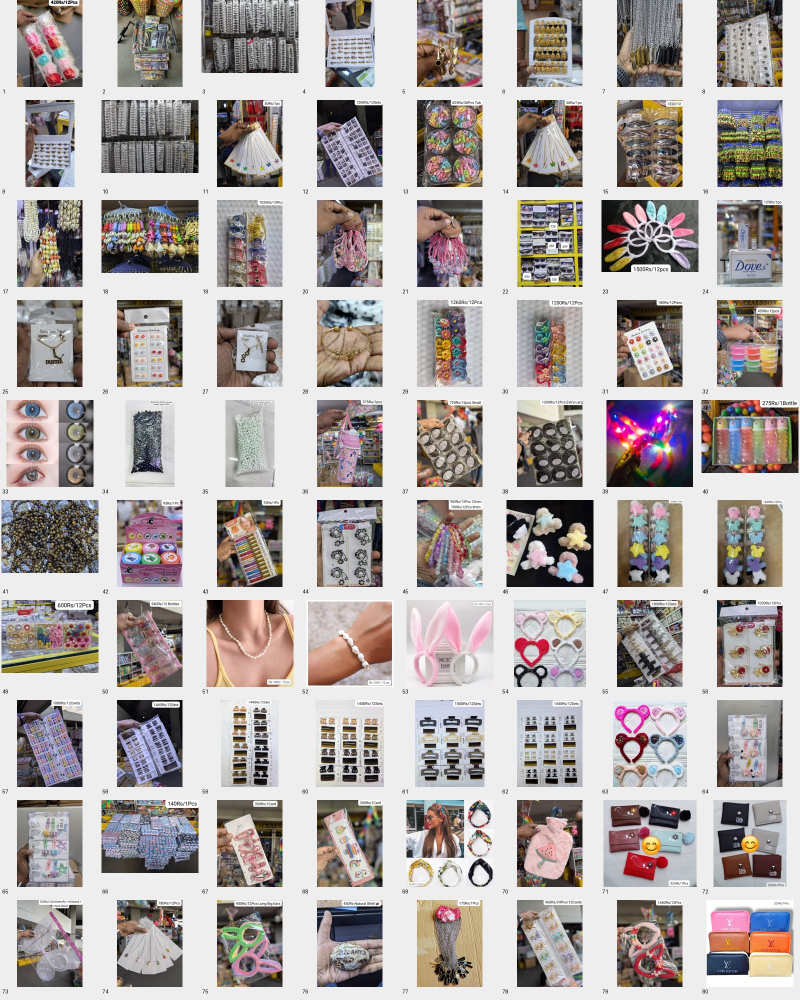
#> input picture PRODUCT_PHOTOS/_Review/contact-01.jpg, 1600 x 2000 px, given as the content of the folder E:/CEAESSON WHOLESALE ITEMS, which was not available (shown at 1/2 size)
$ python prepare.py
#> lines starting #> are read from the running program, lines starting #| are printed output that depends on the picture; pictures that were not available may be replaced by others from this repository, and a replacement may not be noted
from pathlib import Path
from PIL import Image, ImageOps, ImageDraw
import csv, hashlib

root = Path(r'E:\CEAESSON WHOLESALE ITEMS')
out = root / 'PRODUCT_PHOTOS' / '_Review'
files = sorted(root.glob('*.jpg'))
rows = []
for i, p in enumerate(files, 1):
    rows.append({'image_id':i,'filename':p.name,'sha256':hashlib.sha256(p.read_bytes()).hexdigest(),'product_folder':'','review_status':'pending'})
with (out/'inventory.csv').open('w', newline='', encoding='utf-8-sig') as f:
    w=csv.DictWriter(f, fieldnames=rows[0].keys()); w.writeheader(); w.writerows(rows)
for start in range(0,len(files),80):
    sheet=Image.new('RGB',(1600,2000),'#eeeeee'); draw=ImageDraw.Draw(sheet)
#> after `sheet = Image.new('RGB', (1600, 2000), '#eeeeee')`: sheet: PIL image 1600x2000 RGB; every value is 238
    for k,p in enumerate(files[start:start+80]):
        x=(k%8)*200; y=(k//8)*200
        try:
            with Image.open(p) as im:
#> im is the input picture: PIL image 1600x2000 RGB; mean R, G, B 177.1, 170.4, 168.9
                thumb=ImageOps.contain(ImageOps.exif_transpose(im).convert('RGB'),(194,174))
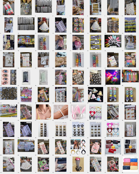
#> thumb: PIL image 139x174 RGB; mean R, G, B 177.1, 170.4, 168.9
                sheet.paste(thumb,(x+(200-thumb.width)//2,y))
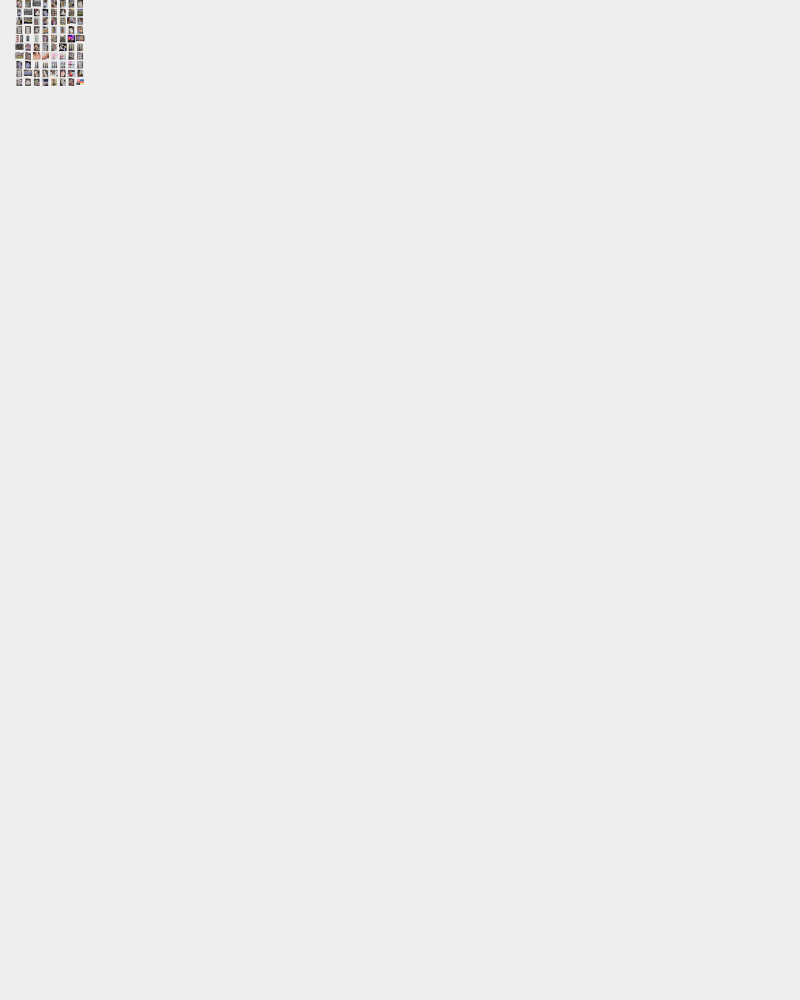
#> sheet: PIL image 1600x2000 RGB (shown at 1/2 size); mean R, G, B 237.5, 237.5, 237.5
            draw.text((x+5,y+177),str(start+k+1),fill='black')
        except Exception as e: draw.text((x+5,y+20),'Unreadable',fill='red')
    sheet.save(out/f'contact-{start//80+1:02}.jpg',quality=90)
print(f'Inventoried {len(files)} photos; created {(len(files)+79)//80} review sheets.')

$ run again, on PRODUCT_PHOTOS/_Review/contact-06.jpg
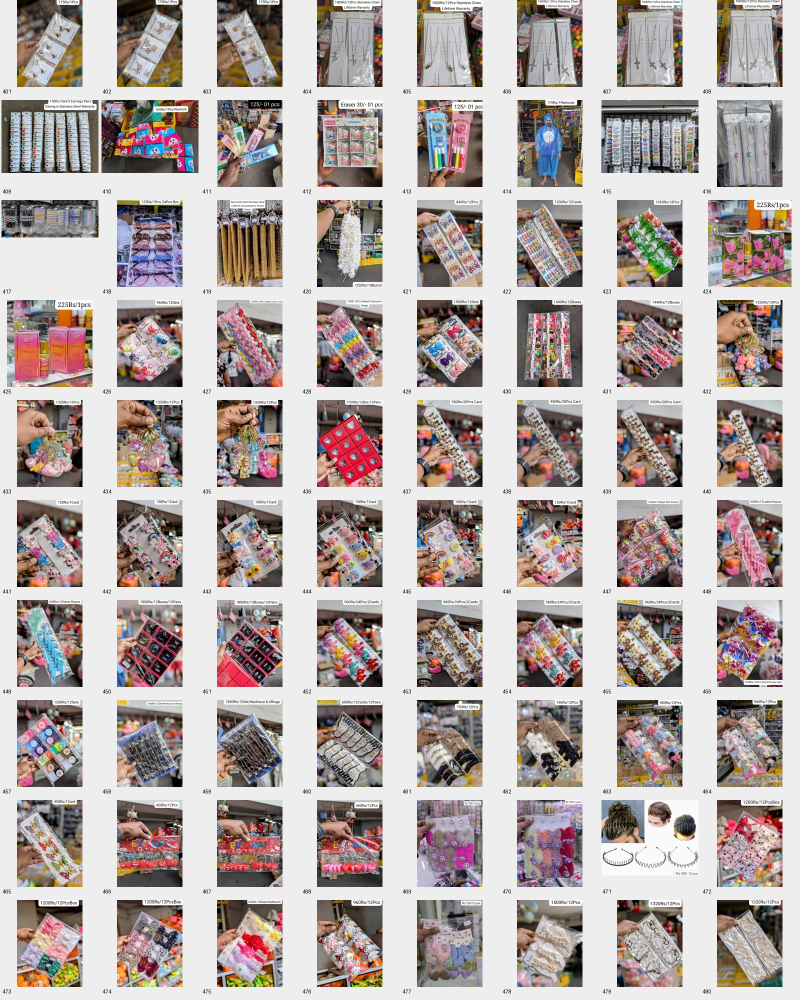
#> input picture PRODUCT_PHOTOS/_Review/contact-06.jpg, 1600 x 2000 px, given as the content of the folder E:/CEAESSON WHOLESALE ITEMS, which was not available (shown at 1/2 size)
#> im is the input picture: PIL image 1600x2000 RGB; mean R, G, B 180.2, 170.1, 167.7
#> `thumb=ImageOps.contain(ImageOps.exif_transpose(im).convert('RGB'),(194..`:
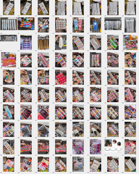
#> thumb: PIL image 139x174 RGB; mean R, G, B 180.1, 170.1, 167.7
#> `sheet.paste(thumb,(x+(200-thumb.width)//2,y))`:
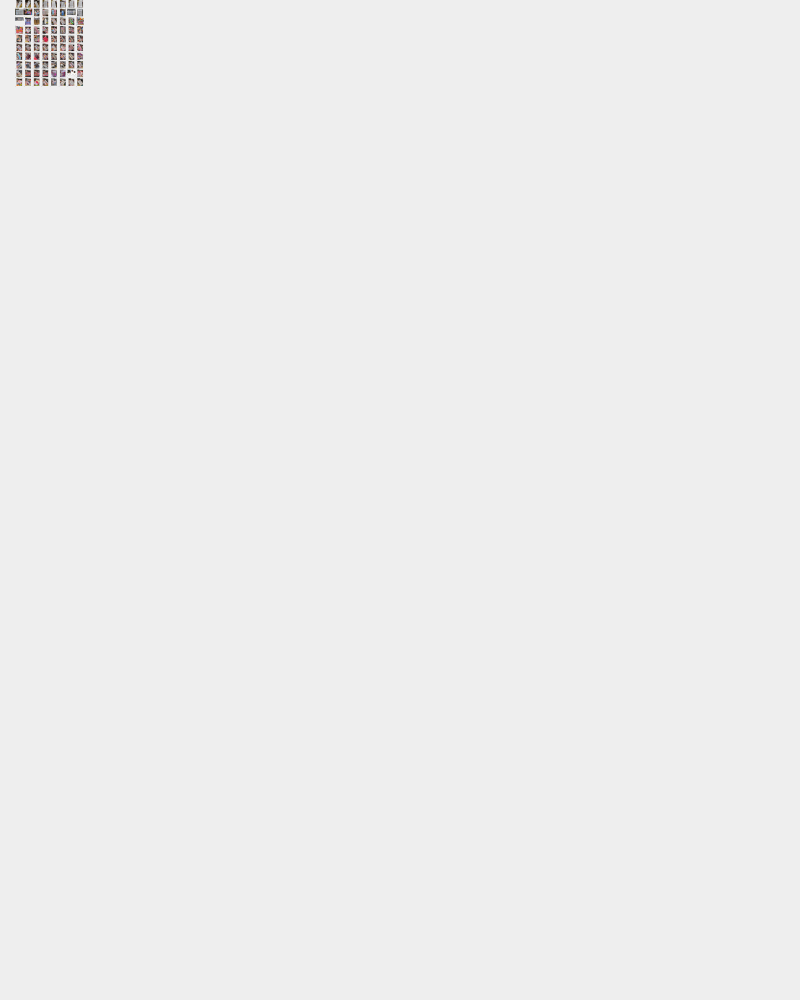
#> sheet: PIL image 1600x2000 RGB (shown at 1/2 size); mean R, G, B 237.6, 237.5, 237.5

$ run again, on PRODUCT_PHOTOS/_Review/contact-07.jpg
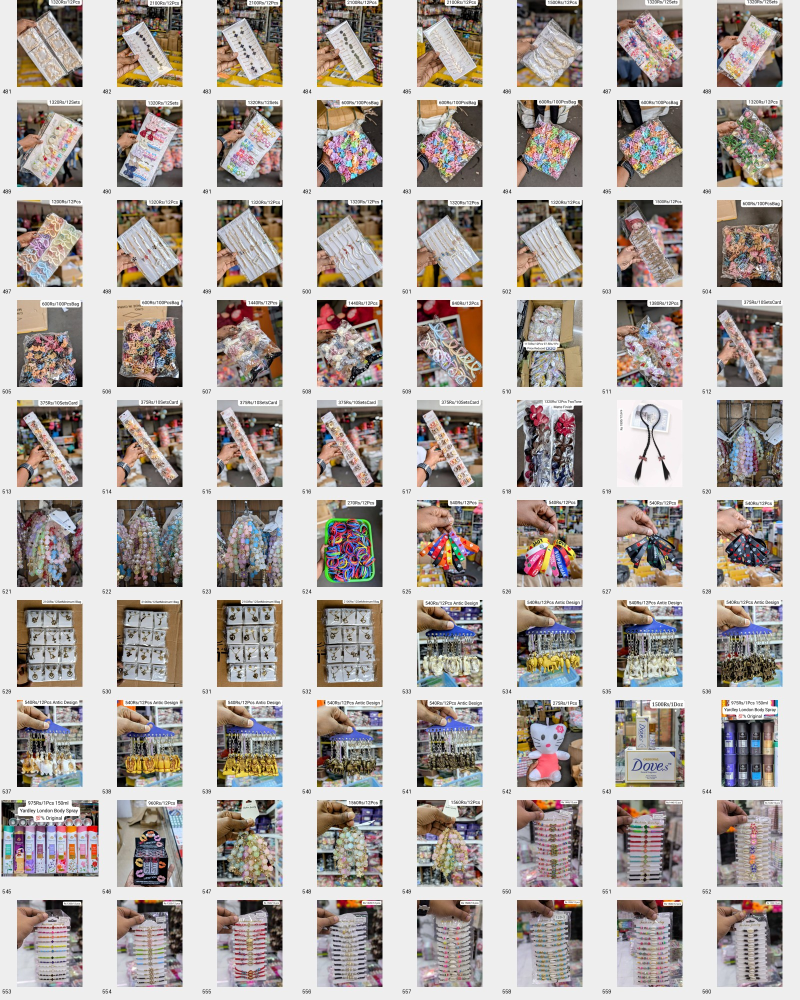
#> input picture PRODUCT_PHOTOS/_Review/contact-07.jpg, 1600 x 2000 px, given as the content of the folder E:/CEAESSON WHOLESALE ITEMS, which was not available (shown at 1/2 size)
#> im is the input picture: PIL image 1600x2000 RGB; mean R, G, B 181.8, 174.6, 170.8
#> `thumb=ImageOps.contain(ImageOps.exif_transpose(im).convert('RGB'),(194..`:
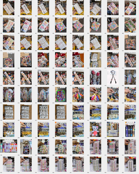
#> thumb: PIL image 139x174 RGB; mean R, G, B 181.7, 174.6, 170.8
